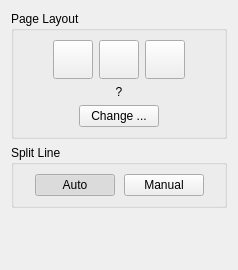
<?xml version="1.0" encoding="UTF-8"?>
<ui version="4.0">
 <class>PageSplitOptionsWidget</class>
 <widget class="QWidget" name="PageSplitOptionsWidget">
  <property name="geometry">
   <rect>
    <x>0</x>
    <y>0</y>
    <width>238</width>
    <height>270</height>
   </rect>
  </property>
  <property name="sizePolicy">
   <sizepolicy hsizetype="Ignored" vsizetype="Ignored">
    <horstretch>0</horstretch>
    <verstretch>0</verstretch>
   </sizepolicy>
  </property>
  <property name="windowTitle">
   <string>Form</string>
  </property>
  <layout class="QVBoxLayout" name="verticalLayout_3">
   <item>
    <widget class="QGroupBox" name="groupBox">
     <property name="title">
      <string>Page Layout</string>
     </property>
     <layout class="QVBoxLayout" name="verticalLayout">
      <item>
       <layout class="QHBoxLayout" name="horizontalLayout">
        <property name="sizeConstraint">
         <enum>QLayout::SetDefaultConstraint</enum>
        </property>
        <item>
         <spacer name="horizontalSpacer">
          <property name="orientation">
           <enum>Qt::Horizontal</enum>
          </property>
          <property name="sizeHint" stdset="0">
           <size>
            <width>13</width>
            <height>20</height>
           </size>
          </property>
         </spacer>
        </item>
        <item>
         <widget class="QToolButton" name="singlePageUncutBtn">
          <property name="icon">
           <iconset resource="../../../app/resources/resources.qrc">
            <normaloff>:/icons/single_page_uncut.png</normaloff>
            <normalon>:/icons/single_page_uncut_selected.png</normalon>:/icons/single_page_uncut.png</iconset>
          </property>
          <property name="iconSize">
           <size>
            <width>32</width>
            <height>32</height>
           </size>
          </property>
          <property name="checkable">
           <bool>true</bool>
          </property>
          <property name="checked">
           <bool>false</bool>
          </property>
          <property name="autoExclusive">
           <bool>true</bool>
          </property>
         </widget>
        </item>
        <item>
         <widget class="QToolButton" name="pagePlusOffcutBtn">
          <property name="icon">
           <iconset resource="../../../app/resources/resources.qrc">
            <normaloff>:/icons/right_page_plus_offcut.png</normaloff>
            <normalon>:/icons/right_page_plus_offcut_selected.png</normalon>:/icons/right_page_plus_offcut.png</iconset>
          </property>
          <property name="iconSize">
           <size>
            <width>32</width>
            <height>32</height>
           </size>
          </property>
          <property name="checkable">
           <bool>true</bool>
          </property>
          <property name="checked">
           <bool>false</bool>
          </property>
          <property name="autoExclusive">
           <bool>true</bool>
          </property>
         </widget>
        </item>
        <item>
         <widget class="QToolButton" name="twoPagesBtn">
          <property name="icon">
           <iconset resource="../../../app/resources/resources.qrc">
            <normaloff>:/icons/two_pages.png</normaloff>
            <normalon>:/icons/two_pages_selected.png</normalon>:/icons/two_pages.png</iconset>
          </property>
          <property name="iconSize">
           <size>
            <width>32</width>
            <height>32</height>
           </size>
          </property>
          <property name="checkable">
           <bool>true</bool>
          </property>
          <property name="autoExclusive">
           <bool>true</bool>
          </property>
         </widget>
        </item>
        <item>
         <spacer name="horizontalSpacer_2">
          <property name="orientation">
           <enum>Qt::Horizontal</enum>
          </property>
          <property name="sizeHint" stdset="0">
           <size>
            <width>13</width>
            <height>20</height>
           </size>
          </property>
         </spacer>
        </item>
       </layout>
      </item>
      <item>
       <widget class="QLabel" name="scopeLabel">
        <property name="text">
         <string>?</string>
        </property>
        <property name="alignment">
         <set>Qt::AlignCenter</set>
        </property>
       </widget>
      </item>
      <item>
       <layout class="QHBoxLayout">
        <item>
         <spacer>
          <property name="orientation">
           <enum>Qt::Horizontal</enum>
          </property>
          <property name="sizeHint" stdset="0">
           <size>
            <width>40</width>
            <height>20</height>
           </size>
          </property>
         </spacer>
        </item>
        <item>
         <widget class="QPushButton" name="changeBtn">
          <property name="text">
           <string>Change ...</string>
          </property>
         </widget>
        </item>
        <item>
         <spacer>
          <property name="orientation">
           <enum>Qt::Horizontal</enum>
          </property>
          <property name="sizeHint" stdset="0">
           <size>
            <width>40</width>
            <height>20</height>
           </size>
          </property>
         </spacer>
        </item>
       </layout>
      </item>
     </layout>
    </widget>
   </item>
   <item>
    <widget class="QGroupBox" name="splitLineGroup">
     <property name="title">
      <string>Split Line</string>
     </property>
     <layout class="QVBoxLayout" name="verticalLayout_2">
      <property name="spacing">
       <number>9</number>
      </property>
      <property name="leftMargin">
       <number>9</number>
      </property>
      <property name="topMargin">
       <number>9</number>
      </property>
      <item>
       <layout class="QHBoxLayout" name="horizontalLayout_3">
        <item>
         <spacer name="horizontalSpacer_3">
          <property name="orientation">
           <enum>Qt::Horizontal</enum>
          </property>
          <property name="sizeHint" stdset="0">
           <size>
            <width>1</width>
            <height>20</height>
           </size>
          </property>
         </spacer>
        </item>
        <item>
         <widget class="QPushButton" name="autoBtn">
          <property name="text">
           <string>Auto</string>
          </property>
          <property name="checkable">
           <bool>true</bool>
          </property>
          <property name="checked">
           <bool>true</bool>
          </property>
          <property name="autoExclusive">
           <bool>true</bool>
          </property>
         </widget>
        </item>
        <item>
         <widget class="QPushButton" name="manualBtn">
          <property name="text">
           <string>Manual</string>
          </property>
          <property name="checkable">
           <bool>true</bool>
          </property>
          <property name="autoExclusive">
           <bool>true</bool>
          </property>
         </widget>
        </item>
        <item>
         <spacer name="horizontalSpacer_4">
          <property name="orientation">
           <enum>Qt::Horizontal</enum>
          </property>
          <property name="sizeHint" stdset="0">
           <size>
            <width>1</width>
            <height>20</height>
           </size>
          </property>
         </spacer>
        </item>
       </layout>
      </item>
     </layout>
    </widget>
   </item>
   <item>
    <spacer name="verticalSpacer">
     <property name="orientation">
      <enum>Qt::Vertical</enum>
     </property>
     <property name="sizeHint" stdset="0">
      <size>
       <width>20</width>
       <height>52</height>
      </size>
     </property>
    </spacer>
   </item>
  </layout>
 </widget>
 <resources>
  <include location="../../../app/resources/resources.qrc"/>
 </resources>
 <connections/>
</ui>
